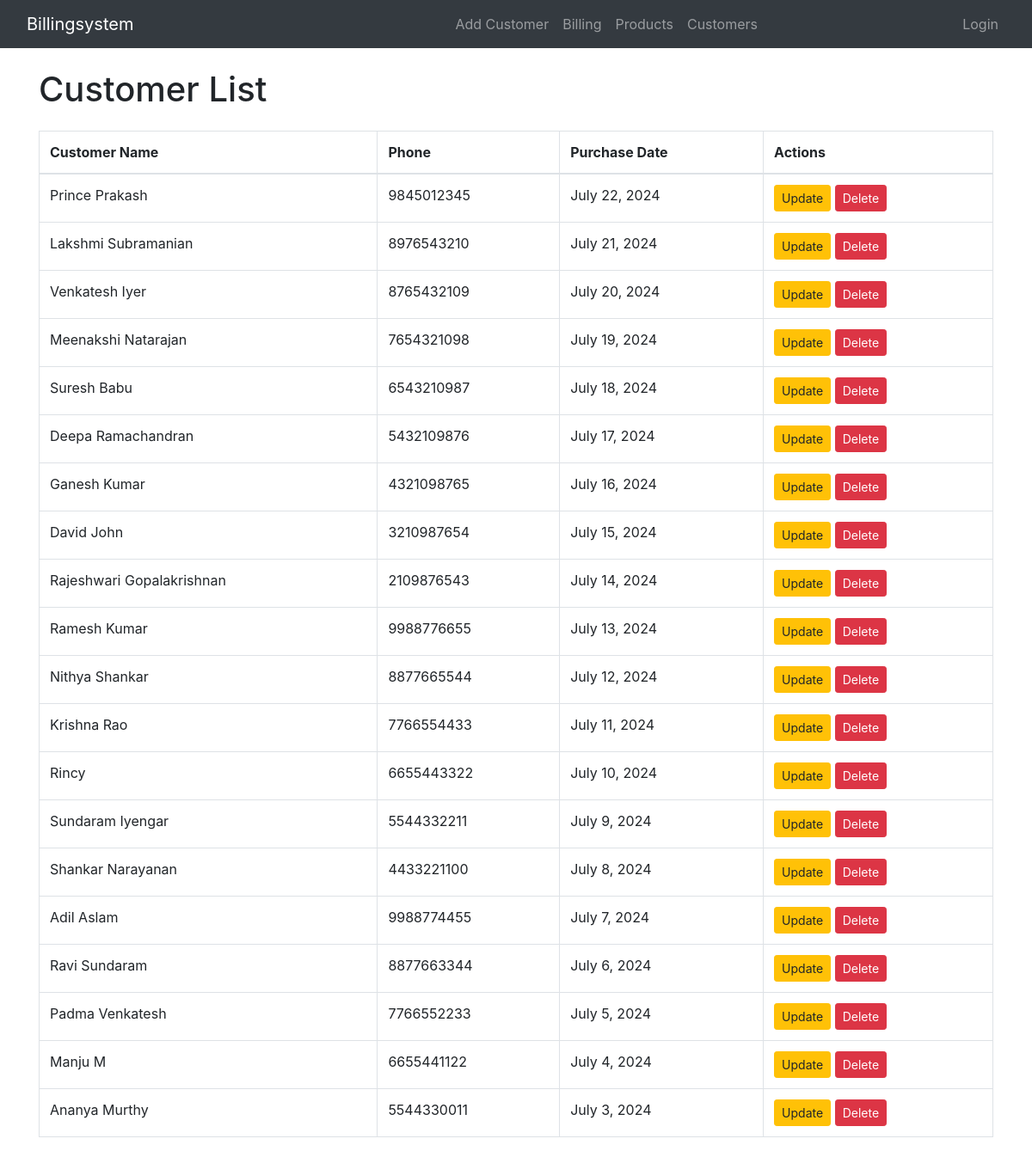
The app's page /customers/ with its own data.
### billingsystemapp/models.py (models this page shows, shortened)
class Customer(models.Model):
    customer_id = models.AutoField(primary_key=True)
    customer_name = models.CharField(max_length=200)
    phone = models.CharField(max_length=15)
    purchase_date = models.DateField()

### billingsystemapp/views.py (the view)
# urls.py: path('customers/', views.customer_list, name='customers'),
def customer_list(request):
    customers = Customer.objects.all()
    return render(request, 'customers.html', {'customers': customers})

### billingsystemapp/templates/customers.html (shortened to what this page needs)
<!DOCTYPE html>
<html lang="en">
<head>
    <link href="https://stackpath.bootstrapcdn.com/bootstrap/4.5.2/css/bootstrap.min.css" rel="stylesheet">
</head>
<body>
    <div class="nav">
        <nav class="navbar navbar-expand-lg navbar-dark bg-dark" style="width: 100%;">
            <div class="container-fluid">
                <a id="logo" class="navbar-brand" href="{% url 'billing' %}">Billingsystem</a>
                <div class="collapse navbar-collapse justify-content-between" id="navbarNav">
                    <ul class="navbar-nav" style="padding-left: 350px;">
                        <li class="nav-item">
                            <a class="nav-link" href="{% url 'addcustomer' %}">Add Customer</a>
                        </li>
                        <li class="nav-item">
                            <a class="nav-link" href="{% url 'billing' %}">Billing</a>
                        </li>
                        <li class="nav-item">
                            <a class="nav-link" href="{% url 'product' %}">Products</a>
                        </li>
                        <li class="nav-item">
                            <a class="nav-link" href="{% url 'customers' %}">Customers</a>
                        </li>
                    </ul>
                    <ul class="navbar-nav">
                        {% if user.is_authenticated %}
                            <li class="nav-item">
                                <a class="nav-link" href="{% url 'logout' %}">Logout</a>
                            </li>
                        {% else %}
                            <li class="nav-item">
                                <a class="nav-link" href="{% url 'login' %}">Login</a>
                            </li>
                        {% endif %}
                    </ul>
                </div>
            </div>
        </nav>
    </div>
    <div class="container">
        <h1 class="mt-4 mb-4">Customer List</h1>
        <table class="table table-bordered">
            <thead>
                <tr>
                    <th>Customer Name</th>
                    <th>Phone</th>
                    <th>Purchase Date</th>
                    <th>Actions</th>
                </tr>
            </thead>
            <tbody>
                {% for customer in customers %}
                <tr>
                    <td>{{ customer.customer_name }}</td>
                    <td>{{ customer.phone }}</td>
                    <td>{{ customer.purchase_date }}</td>
                    <td>
                        <a class="btn btn-sm btn-warning" href="{% url 'update_customer' customer.customer_id %}">Update</a>
                        <a class="btn btn-sm btn-danger" href="{% url 'delete_customer' customer.customer_id %}">Delete</a>
                    </td>
                </tr>
                {% endfor %}
            </tbody>
        </table>
    </div>
</body>
</html

### records on screen
Customer: customer_name "Prince Prakash", phone "9845012345", purchase_date "July 22, 2024"
Customer: customer_name "Lakshmi Subramanian", phone "8976543210", purchase_date "July 21, 2024"
Customer: customer_name "Venkatesh Iyer", phone "8765432109", purchase_date "July 20, 2024"
Customer: customer_name "Meenakshi Natarajan", phone "7654321098", purchase_date "July 19, 2024"
Customer: customer_name "Suresh Babu", phone "6543210987", purchase_date "July 18, 2024"
Customer: customer_name "Deepa Ramachandran", phone "5432109876", purchase_date "July 17, 2024"
Customer: customer_name "Ganesh Kumar", phone "4321098765", purchase_date "July 16, 2024"
Customer: customer_name "David John", phone "3210987654", purchase_date "July 15, 2024"
Customer: customer_name "Rajeshwari Gopalakrishnan", phone "2109876543", purchase_date "July 14, 2024"
Customer: customer_name "Ramesh Kumar", phone "9988776655", purchase_date "July 13, 2024"
Customer: customer_name "Nithya Shankar", phone "8877665544", purchase_date "July 12, 2024"
Customer: customer_name "Krishna Rao", phone "7766554433", purchase_date "July 11, 2024"
Customer: customer_name "Rincy", phone "6655443322", purchase_date "July 10, 2024"
Customer: customer_name "Sundaram Iyengar", phone "5544332211", purchase_date "July 9, 2024"
Customer: customer_name "Shankar Narayanan", phone "4433221100", purchase_date "July 8, 2024"
Customer: customer_name "Adil Aslam", phone "9988774455", purchase_date "July 7, 2024"
Customer: customer_name "Ravi Sundaram", phone "8877663344", purchase_date "July 6, 2024"
Customer: customer_name "Padma Venkatesh", phone "7766552233", purchase_date "July 5, 2024"
Customer: customer_name "Manju M", phone "6655441122", purchase_date "July 4, 2024"
Customer: customer_name "Ananya Murthy", phone "5544330011", purchase_date "July 3, 2024"
